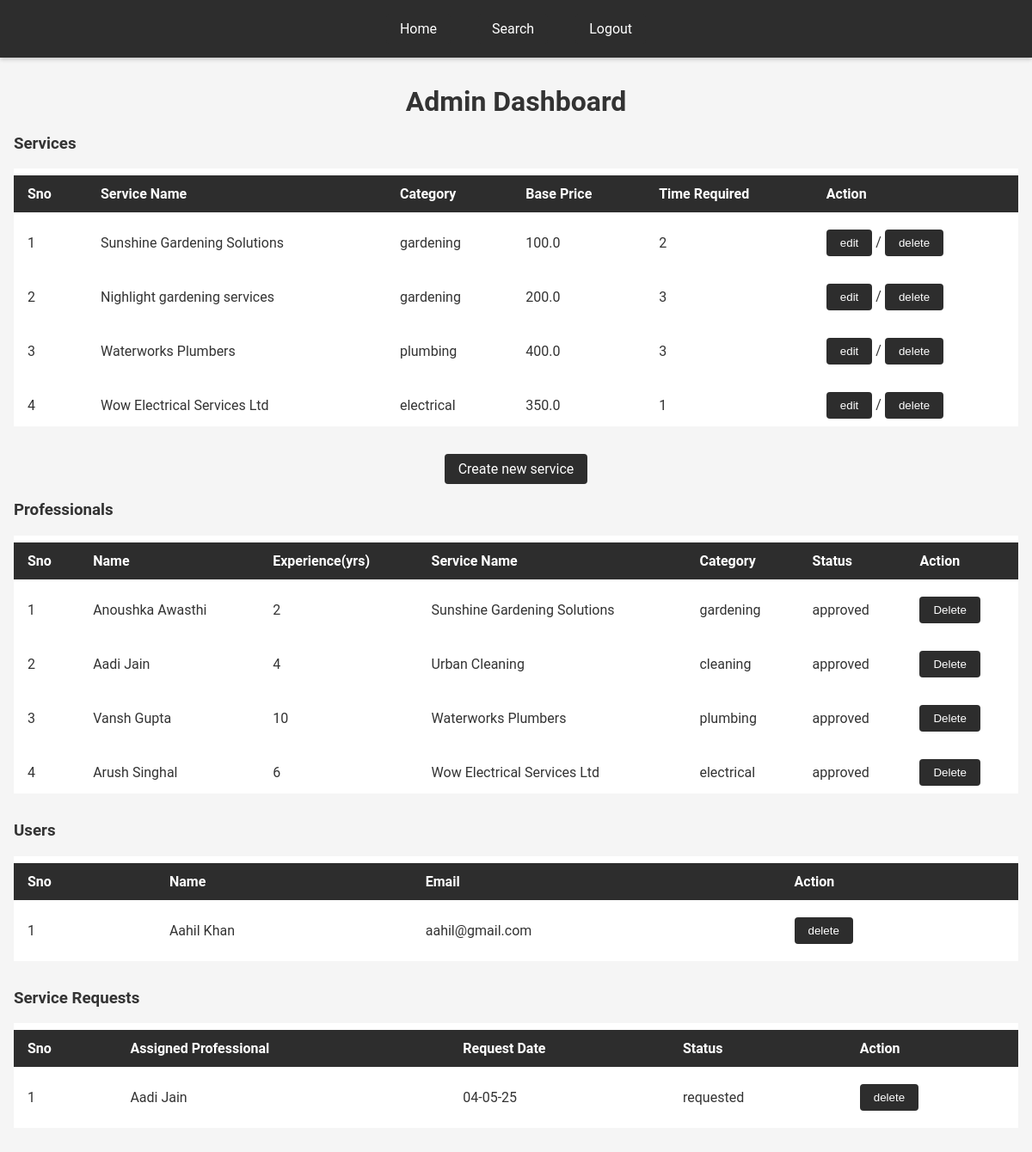
Page /admin_dashboard on the committed database.
### application/models.py (models this page shows)
class Service(db.Model):
    __tablename__ = 'Services'
    id = db.Column(db.Integer, primary_key=True, autoincrement=True)
    name = db.Column(db.String, nullable=False, unique=True)
    base_price = db.Column(db.Float, nullable=False)
    time_required = db.Column(db.Integer, nullable=True)
    description = db.Column(db.String, nullable=True)
    category = db.Column(db.String, nullable=False)

class User(db.Model):
    __tablename__ = 'Users'
    id = db.Column(db.Integer, primary_key=True, autoincrement=True)
    email = db.Column(db.String, nullable=False, unique=True)
    password = db.Column(db.String, nullable=False)
    name = db.Column(db.String, nullable=False)
    role = db.Column(db.String, nullable=False)
    service_id = db.Column(db.Integer, db.ForeignKey('Services.id' , ondelete = 'CASCADE'), nullable=True)
    service_name = db.Column(db.String, nullable = True)
    service_category = db.Column(db.String, nullable = True)
    experience = db.Column(db.Integer, nullable=True)
    approval_status = db.Column(db.String, nullable=True)
    description = db.Column(db.String, nullable=True)
    contact = db.Column(db.Integer, nullable=True)
    address = db.Column(db.String, nullable=True)
    pincode = db.Column(db.Integer, nullable=True)
    __table_args__ = (
    db.CheckConstraint("role IN ('admin', 'customer', 'professional')"),
    )

class ServiceRequest(db.Model):
    __tablename__ = 'Services_requests'
    id = db.Column(db.Integer, primary_key=True, autoincrement=True)
    service_id = db.Column(db.Integer, db.ForeignKey('Services.id', ondelete = 'CASCADE'), nullable=False)
    customer_id = db.Column(db.Integer, db.ForeignKey('Users.id' , ondelete = 'CASCADE'), nullable=True)
    professional_id = db.Column(db.Integer, db.ForeignKey('Users.id' , ondelete = 'CASCADE'), nullable=True)
    professional_name = db.Column(db.String, nullable=True)
    date_of_request = db.Column(db.String, nullable=True)
    date_of_completion = db.Column(db.String, nullable=True)
    status = db.Column(db.String, default='requested')
    remarks = db.Column(db.String, nullable=True)
    rating = db.Column(db.Integer, nullable=True)
    __table_args__ = (
    db.CheckConstraint("status IN ('requested', 'assigned', 'closed')"),
    )

### app.py (the view)
@app.route("/admin_dashboard", methods=["GET", "POST"])
def admin_dashboard():
    services = Service.query.all()
    professionals = User.query.filter_by(role="professional").all()
    service_requests = ServiceRequest.query.all()
    users = User.query.filter_by(role="customer").all()
    return render_template("admin_dashboard.html", services=services, professionals=professionals, service_requests=service_requests, role=request.args.get("role") , customers=users)

### templates/admin_dashboard.html (shortened to what this page needs)
<!DOCTYPE html>
<html lang="en">
<head>
    <link rel="stylesheet" href="/static/styles.css">
</head>
<body>
    <nav>
        <a href="/admin_dashboard">Home</a>
        <a href="/admin_dashboard/search">Search</a>
        <a href="/login">Logout</a>
    </nav>
    <div class="container">
    <h1>Admin Dashboard</h1>
    <h3>Services</h3>
    {% if services %}
    <div class="table-container">
    <table>
        <thead>
            <tr>
                <th>Sno</th>
                <th>Service Name</th>
                <th>Category</th>
                <th>Base Price</th>
                <th>Time Required</th>
                <th>Action</th>
            </tr>
        </thead>
        <tbody>
            {% for service in services %}
            <tr>
                <td>{{ loop.index }}</td>
                <td>{{ service.name }}</td>
                <td>{{ service.category }}</td>
                <td>{{ service.base_price }}</td>
                <td>{{ service.time_required }}</td>
                <td>
                    <button onclick="window.location.href='/admin_dashboard/edit_service/{{ service.id }}'">edit</button> /
                    <button onclick="
                        fetch('/api/service/{{ service.id }}', {
                            method: 'DELETE'
                        }).then(() => window.location.reload())
                    ">delete</button>
                </td>
                </tr>
            {% endfor %}
        </tbody>
    </table>
</div>
    {% else %}
        <p>No services found</p>
    {% endif %}
    <p><a href="/admin_dashboard/create_service">Create new service</a></p>
    <h3>Professionals</h3>
    {% if professionals %}
    <div class="table-container">
    <table>
        <thead>
            <tr>
                <th>Sno</th>
                <th>Name</th>
                <th>Experience(yrs)</th>
                <th>Service Name</th>
                <th>Category</th>
                <th>Status</th>
                <th>Action</th>
            </tr>
        </thead>
        <tbody>
            {% for professional in professionals %}
            <tr>
                <td>{{ loop.index }}</td>
                <td>{{ professional.name }}</td>
                <td>{{ professional.experience }}</td>
                <td>{{ professional.service_name }}</td>
                <td>{{ professional.service_category }}</td>
                <td>{{ professional.approval_status }}</td>
                <td>
                {% if professional.approval_status == "waiting" %}
                    <select id="select-service-{{ professional.id }}" onchange="
                        document.getElementById('approve-btn-{{ professional.id }}').disabled = (this.value === '');
                    ">
                        <option value="">Select Service</option>
                        {% for s in services %}
                            {% if s.category == professional.service_category %}
                                <option value="{{ s.id }}|{{ s.name }}">{{ s.name }}</option>
                            {% endif %}
                        {% endfor %}
                    </select> /
                    <button id="approve-btn-{{ professional.id }}" disabled onclick="
                        let selectedValue = document.getElementById('select-service-{{ professional.id }}').value;
                        let serviceId = selectedValue.split('|')[0];
                        let serviceName = selectedValue.split('|')[1];
                        fetch('/api/professional/approve/{{ professional.id }}', {
                            method: 'PUT',
                            headers: {'Content-Type': 'application/json'},
                            body: JSON.stringify({ service_id: serviceId , service_name: serviceName })
                        }).then(() => window.location.reload())
                    ">Approve</button> /
                    <button onclick="
                        fetch('/api/professional/reject/{{ professional.id }}', {
                            method: 'PUT'
                        }).then(() => window.location.reload())
                    ">Reject</button> /
                    <button onclick="
                        fetch('/api/user/{{ professional.id }}', {
                            method: 'DELETE'
                        }).then(() => window.location.reload())
                    ">Delete</button>
                {% else %}
                    <button onclick="
                        fetch('/api/user/{{ professional.id }}', {
                            method: 'DELETE'
                        }).then(() => window.location.reload())
                    ">Delete</button>
                {% endif %}
                </td>
            </tr>
            {% endfor %}
        </tbody>
    </table>
</div>
    {% else %}
        <p>No professionals found</p>
    {% endif %}
    <h3>Users</h3>
    {% if customers %}
    <div class="table-container">
    <table>
        <thead>
            <tr>
                <th>Sno</th>
                <th>Name</th>
                <th>Email</th>
                <th>Action</th>
            </tr>
        </thead>
        <tbody>
            {% for customer in customers %}
            <tr>
                <td>{{ loop.index }}</td>
                <td>{{ customer.name }}</td>
                <td>{{ customer.email }}</td>
                <td><button onclick="
                    fetch('/api/user/{{ customer.id }}', {
                        method: 'DELETE'
                    }).then(() => window.location.reload())
                ">delete</button></td>
            </tr>
            {% endfor %}
        </tbody>
    </table>
    </div>
    {% else %}
        <p>No customers found</p>
    {% endif %}
    <h3>Service Requests</h3>
    {% if service_requests %}
    <div class="table-container">
    <table>
        <thead>
            <tr>
                <th>Sno</th>
                <th>Assigned Professional</th>
                <th>Request Date</th>
                <th>Status</th>
                <th>Action</th>
            </tr>
        </thead>
        <tbody>
            {% for service_request in service_requests %}
            <tr>
                <td>{{ loop.index }}</td>
                <td>{{ service_request.professional_name }}</td>
                <td>{{ service_request.date_of_request }}</td>
                <td>{{ service_request.status }}</td>
                <td>
                    <button onclick="
                        fetch('/api/service_request/{{ service_request.id }}', {
                            method: 'DELETE'
                        }).then(() => window.location.reload())
                    ">delete</button>
                </td>
            </tr>
            {% endfor %}
        </tbody>
    </table>
    </div>
    {% else %}
        <p>No service requests found</p>
    {% endif %}
</div>
</body>
</html>

### static/styles.css (style rules this page uses)
body { font-family: 'Roboto', sans-serif; margin: 0; padding: 0; background: #f5f5f5; color: #333; }
nav { display: flex; justify-content: center; align-items: center; background-color: #2d2d2d; padding: 1rem; box-shadow: 0 2px 5px rgba(0,0,0,0.2); }
nav a { color: #fff; text-decoration: none; margin: 0 1rem; padding: 0.5rem 1rem; transition: background-color 0.3s ease; }
a { color: #fff; background-color: #2d2d2d; text-decoration: none; padding: 0.5rem 1rem; border-radius: 4px; display: inline-block; transition: background-color 0.3s ease, color 0.3s ease; }
.container { max-width: 1200px; margin: 2rem auto; padding: 0 1rem; }
h1, h2 { text-align: center; margin-bottom: 1rem; }
.table-container { max-height: 300px; overflow-y: auto; margin-bottom: 2rem; }
table { width: 100%; background: #fff; border-collapse: separate; border-spacing: 0 0.5rem; }
table th, table td { padding: 0.75rem 1rem; text-align: left; }
table th { background-color: #2d2d2d; color: #fff; }
button, input[type="submit"], input[type="button"] { background-color: #2d2d2d; color: #fff; border: none; padding: 0.5rem 1rem; border-radius: 4px; cursor: pointer; transition: background-color 0.3s ease; }
p { text-align: center; margin: 1rem 0; color: #555; }

### rows in the picture
Service: name "Sunshine Gardening Solutions", category "gardening", base_price "100.0", time_required "2"
Service: name "Nighlight gardening services", category "gardening", base_price "200.0", time_required "3"
Service: name "Waterworks Plumbers", category "plumbing", base_price "400.0", time_required "3"
Service: name "Wow Electrical Services Ltd", category "electrical", base_price "350.0", time_required "1"
User: name "Anoushka Awasthi", experience "2", service_name "Sunshine Gardening Solutions", service_category "gardening", approval_status "approved"
User: name "Aadi Jain", experience "4", service_name "Urban Cleaning", service_category "cleaning", approval_status "approved"
User: name "Vansh Gupta", experience "10", service_name "Waterworks Plumbers", service_category "plumbing", approval_status "approved"
User: name "Arush Singhal", experience "6", service_name "Wow Electrical Services Ltd", service_category "electrical", approval_status "approved"
User: name "Aahil Khan", email "aahil@gmail.com"
ServiceRequest: professional_name "Aadi Jain", date_of_request "04-05-25", status "requested"
